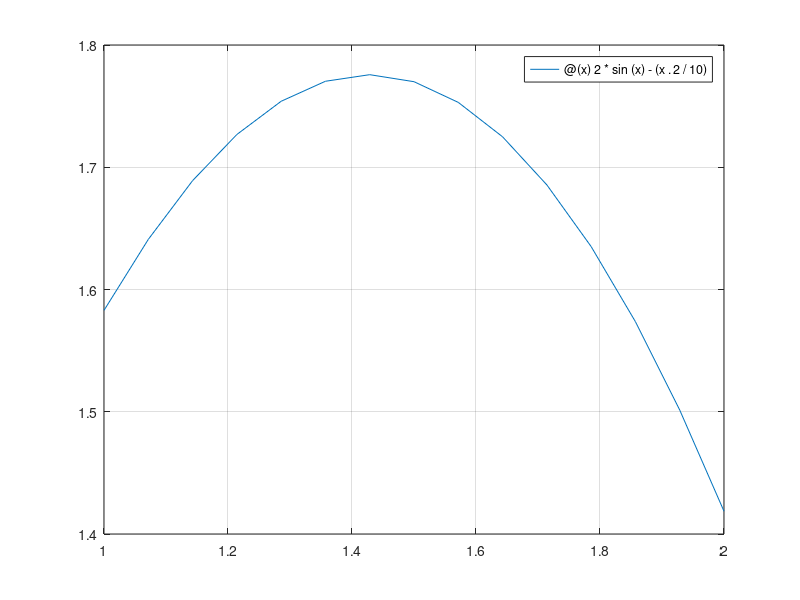

This chart was generated by the following MATLAB code: (Note: this script raises an error after producing the figure.)
f = @(x) 2 * sin(x)  - (x.^2 / 10);

interval = [1, 2];
fplot(f, interval)

grid on;

fprintf('Newton - Raphson optimizacion \n');
[x, i, min] = optNR (f, 1.5) %Algo sigue fallando
%fminbnd (f, 1, 2) es esto pero propio de matlab, puedo traer format long;
%para mejorarlo.